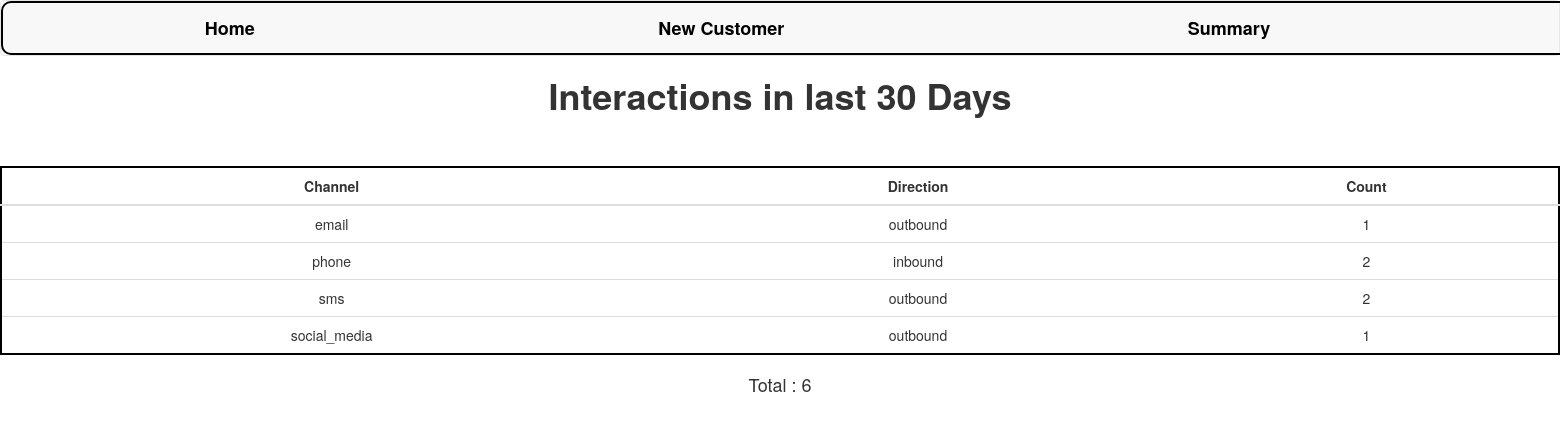
The page /summary/ on the database its author committed.
### customer360/models.py (models this page shows)
class Interaction(models.Model):
    CHANNEL_CHOICES = [
        ('phone', 'Phone'),
        ('sms', 'SMS'),
        ('email', 'Email'),
        ('letter', 'Letter'),
        ('social_media', 'Social Media'),
    ]
    DIRECTION_CHOICES = [
        ('inbound', 'Inbound'),
        ('outbound', 'Outbound'),
    ]
    customer = models.ForeignKey(Customer, on_delete=models.CASCADE)
    channel = models.CharField(max_length=15, choices=CHANNEL_CHOICES)
    direction = models.CharField(max_length=10, choices=DIRECTION_CHOICES)
    interaction_date = models.DateField(auto_now_add=True)
    summary = models.TextField()

### customer360/views.py (the view)
# urls.py: path('summary/',views.summary,name='summary'),
def summary(request):
    thirty_days_ago = date.today() - timedelta(days=30)
    interactions = Interaction.objects.filter(interaction_date__gte=thirty_days_ago)
    count = len(interactions)
    interactions = interactions.values("channel","direction").annotate(count=Count('channel'))
    context={
                "interactions":interactions,
                "count":count
             }
    return render(request,"summary.html",context=context)

### customer360/templates/summary.html
{% extends 'base.html' %}
{% load static %}
{% block content %}
<html>
    <body>
        <h1> Interactions in last 30 Days  </h1>
        {% if not interactions %}
            <p> there are no interactions in the last 30 days <p>
        {% else %}
            <table class="table">
                <thead>
                    <tr>
                        <th>Channel</th>
                        <th>Direction</th>
                        <th>Count</th>
                    </tr>
                </thead>
                <tbody>
                    {% for interaction in interactions %}
                        <tr>
                            <td>{{ interaction.channel }}</td>
                            <td>{{ interaction.direction }}</td>
                            <td> {{ interaction.count }} </td>
                        </tr>
                    {% endfor %}
                </tbody>
            </table>
            <h4> Total : {{ count }} </h4>
        {% endif %}
    </body>
</html>
{% endblock content %}

### static/css/main.css (style rules this page uses)
body { text-align: center; margin: auto; }
h1,p { font-weight: bold; }
table { margin: auto; border: 2px solid #000000; margin-top: 50px; border-radius: 15px; background-color: white; text-align: center; }
th { text-align: center; }

### rows shown on the page
Interaction: channel "email", direction "outbound", count "1"
Interaction: channel "social_media", direction "outbound", count "1"

### other values the page prints
{{ interaction.channel }} "phone" "sms"
{{ interaction.direction }} "inbound" "outbound"
{{ interaction.count }} "2" "2"
{{ count }} "6"
